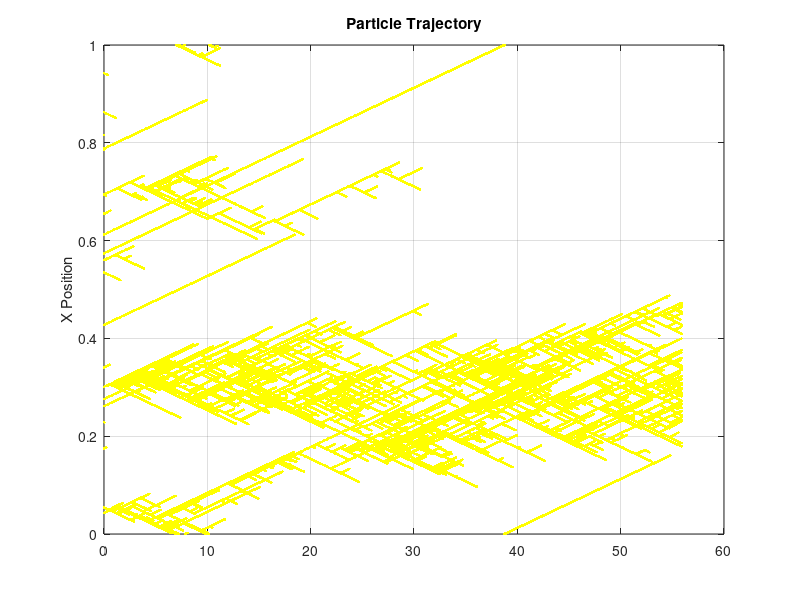

Write the MATLAB code that produced this figure.
% *** THIS PROGRAM DEALS W/ ONE CHEMICAL SPECIES WITH A BINDING AND UNBINDING REACTION, WITH NO FEEDBACK ***

% rates: r_bind = k_bind * (1-a)
% 			 r_unbind = k_unbind * a
tic
N = 100; % The number of molecules
N_bound_start = N / 10; % amount bound at the start
T = 5000; % Number of reactions
k_bind = 0.0001; % Binding rate constant (Transitions from uniform to clusters at k_bind/k_fee
k_unbind = 0.7; % Unbinding rate constant
k_feedback = 2.0; % Feedback rate constant
lambda = 0.5;
L = 1; % Length of cell membrane
v_x = 0.01; % Velocity for random walk
p = 0.5; % Probability of moving to the right in random walk (0.5 for no bias)

% X(1,:) is a bool representing whether each particle is bound or not.
X(1,:,:) = zeros(1,N,T+1);
X(1,1:N_bound_start,1) = 1;
% X(2,:) is a float representing the position of each particle.
X(2,1:N_bound_start,1) = (L * rand(1, N_bound_start));
X(2,(N_bound_start+1):N,1) = nan;
X(3,:,:) = (randi([0,1],N,T+1) * 2 - 1) * v_x; 

unbind_num = 0;
bind_num = 0; 
feedback_num = 0;

% A(1, :) is a float representing the proportion of chemical A that is bound.
% A(2, :) is the time that this value is recorded.
A = zeros(2,T);
W_1 = rand(1,T+1);
W_2 = rand(1,T+1);
W_3 = rand(1,T+1);
W_4 = rand(N,T+1);
% This odd index is due to using i-1 to gather the value of the last index in each of the arrays, and I didn't want to add a switch statement every time for i = 1. This is more computationally efficient
for i = 2:(T+1)
	% set the position to the position of the previous time.
	X(1,:,i) = X(1,:,i-1);
	X(2,:,i) = X(2,:,i-1);
	X(3,:,i) = X(3,:,i-1);


	% Setting the rates at the start of each loop
	n = sum(X(1,:,i)); % Number of bound particles
	r_bind = k_bind*(N-n);
	r_unbind = k_unbind*n;
	r_feedback = k_feedback*(n/N)*(N - n);
	r_sum = r_bind + r_unbind + r_feedback;

	% Generating a random number for use in Gillespie Algo

	tau = (1 / r_sum) * log(1 / W_1(i));

	% Picking the reaction using Gillespie Algo
  if (r_sum * W_2(i) < r_bind)
		unbound_list = find(X(1,:,i) == 0);
		unbound_index = unbound_list(randi(length(unbound_list)));
		X(1,unbound_index,i) = 1;
		X(2,unbound_index,i) = L * W_3(i);
		bind_num = bind_num + 1;
	elseif (r_bind <  (r_sum * W_2(i))) && ((r_sum * W_2(i)) <= (r_bind + r_unbind))
		bound_list = find(X(1,:,i) == 1);
		bound_index = bound_list(randi(length(bound_list)));
		X(1,bound_index,i) = 0;
		X(2,bound_index,i) = nan;
		unbind_num = unbind_num + 1;
	else 
		unbound_list = find(X(1,:,i) == 0);
		unbound_index = unbound_list(randi(length(unbound_list)));
		
		bound_list = find(X(1,:,i) == 1);
		bound_index = bound_list(randi(length(bound_list)));

		X(1,unbound_index,i) = 1;
		X(2,unbound_index,i) = X(2,bound_index,i);
		X(3,unbound_index,i) = X(3,bound_index,i);
		feedback_num = feedback_num + 1;
	end
  flip = W_4(:,i) < (lambda * tau); % Logical mask that picks out which particles flip direction
	X(3,flip,i) = -X(3,flip,i);
	X(2,:,i) = mod(X(2,:,i) + (v_x * tau), L);
  
	% Updating proportion and time for A
	A(:, i) = [(sum(X(1, :,i)) / N), (A(2, i-1) + tau)];
end
toc
%for i = 2:(T+1)
	% Creates masks for bound & unbound values
%	unbound = (X(1,:,i) == 0);
%	bound = (X(1,:,i) == 0);
%	X(2,unbound,i) = X(2,unbound,i-1);
%	random_steps = ((2 * randi(2, 1, length(X(2,bound,i)))) - 3) * v_x * (X(1,1,i) - X(1,1,i-1));
%	X(2,bound,i) = mod(X(2,bound,i-1) + random_steps, L);
%end

% The steady state  f the concentration for the ODE version of this is:
%a_steady_state = 1 - (k_unbind/k_feedback);


%Setting up the ODE to plot
%[t, a] =  ode45(@(t, a) k_bind * (1 - a) + k_feedback * (1 - a) * a  - k_unbind * a, [0, A(2,T)], A(1,1));

%subplot(1,3,1);
%ODE plot
%plot(t,a); hold on;

%Stochastic Plot
%plot(A(2,:),A(1,:));

%Steady state comparison
%yline(a_steady_state);

%Title and labels
%title('Simple Binding-Unbinding Model w/ ODE Comparison');
%xlabel('Time');
%ylabel('Bound Proportion of Chemical A');

%Plotting a histogram of particle location
%subplot(1,3,2);
%hist(X(2,:,T),20);

%title('Histogram of Particle Position at the Ending Time');
%xlabel('Position of Particles');
%ylabel('Number of Particles');

%subplot(1,3,3);
tic
for n = 1:N
	hold on;
	scatter(A(2,:),X(2,n,:),"y",".");
	set(gca,'Color','k');
	box on; grid on; 
end
title('Particle Trajectory');
ylabel('X Position');
xlabel = ('time');
unbind_num, bind_num, feedback_num  
toc
% X(2,:) is a float representing the position of each particle.
X(2,1:N_bound_start,1) = (L * rand(1, N_bound_start));
X(2,(N_bound_start+1):N,1) = nan;
X(3,:,:) = (randi([0,1],N,T+1) * 2 - 1) * v_x; 

unbind_num = 0;
bind_num = 0; 
feedback_num = 0;

% A(1, :) is a float representing the proportion of chemical A that is bound.
% A(2, :) is the time that this value is recorded.
A = zeros(2,T);
W_1 = rand(1,T+1);
W_2 = rand(1,T+1);
W_3 = rand(1,T+1);
W_4 = rand(N,T+1);
% This odd index is due to using i-1 to gather the value of the last index in each of the arrays, and I didn't want to add a switch statement every time for i = 1. This is more computationally efficient
for i = 2:(T+1)
	% set the position to the position of the previous time.
	X(1,:,i) = X(1,:,i-1);
	X(2,:,i) = X(2,:,i-1);
	X(3,:,i) = X(3,:,i-1);


	% Setting the rates at the start of each loop
	n = sum(X(1,:,i)); % Number of bound particles
	r_bind = k_bind*(N-n);
	r_unbind = k_unbind*n;
	r_feedback = k_feedback*(n/N)*(N - n);
	r_sum = r_bind + r_unbind + r_feedback;

	% Generating a random number for use in Gillespie Algo

	tau = (1 / r_sum) * log(1 / W_1(i));

	% Picking the reaction using Gillespie Algo
  if (r_sum * W_2(i) < r_bind)
		unbound_list = find(X(1,:,i) == 0);
		unbound_index = unbound_list(randi(length(unbound_list)));
		X(1,unbound_index,i) = 1;
		X(2,unbound_index,i) = L * W_3(i);
		bind_num = bind_num + 1;
	elseif (r_bind <  (r_sum * W_2(i))) && ((r_sum * W_2(i)) <= (r_bind + r_unbind))
		bound_list = find(X(1,:,i) == 1);
		bound_index = bound_list(randi(length(bound_list)));
		X(1,bound_index,i) = 0;
		X(2,bound_index,i) = nan;
		unbind_num = unbind_num + 1;
	else 
		unbound_list = find(X(1,:,i) == 0);
		unbound_index = unbound_list(randi(length(unbound_list)));
		
		bound_list = find(X(1,:,i) == 1);
		bound_index = bound_list(randi(length(bound_list)));

		X(1,unbound_index,i) = 1;
		X(2,unbound_index,i) = X(2,bound_index,i);
		feedback_num = feedback_num + 1;
	end
  flip = W_4(:,i) < (lambda * tau); % Logical mask that picks out which particles flip direction
	X(3,flip) = -X(3,flip);
	X(2,:,i) = mod(X(2,:,i) + (X(3,:,i) * tau), L);
  
	% Updating proportion and time for A
	A(:, i) = [(sum(X(1, :,i)) / N), (A(2, i-1) + tau)];
end
toc
%for i = 2:(T+1)
	% Creates masks for bound & unbound values
%	unbound = (X(1,:,i) == 0);
%	bound = (X(1,:,i) == 0);
%	X(2,unbound,i) = X(2,unbound,i-1);
%	random_steps = ((2 * randi(2, 1, length(X(2,bound,i)))) - 3) * v_x * (X(1,1,i) - X(1,1,i-1));
%	X(2,bound,i) = mod(X(2,bound,i-1) + random_steps, L);
%end

% The steady state  f the concentration for the ODE version of this is:
%a_steady_state = 1 - (k_unbind/k_feedback);


%Setting up the ODE to plot
%[t, a] =  ode45(@(t, a) k_bind * (1 - a) + k_feedback * (1 - a) * a  - k_unbind * a, [0, A(2,T)], A(1,1));

%subplot(1,3,1);
%ODE plot
%plot(t,a); hold on;

%Stochastic Plot
%plot(A(2,:),A(1,:));

%Steady state comparison
%yline(a_steady_state);

%Title and labels
%title('Simple Binding-Unbinding Model w/ ODE Comparison');
%xlabel('Time');
%ylabel('Bound Proportion of Chemical A');

%Plotting a histogram of particle location
%subplot(1,3,2);
%hist(X(2,:,T),20);

%title('Histogram of Particle Position at the Ending Time');
%xlabel('Position of Particles');
%ylabel('Number of Particles');

%subplot(1,3,3);
tic
for n = 1:N
	hold on;
	scatter(A(2,:),X(2,n,:),"y",".");
	set(gca,'Color','k');
	box on; grid on; 
end
title('Particle Trajectory');
ylabel('X Position');
xlabel = ('time');
unbind_num, bind_num, feedback_num  
toc
